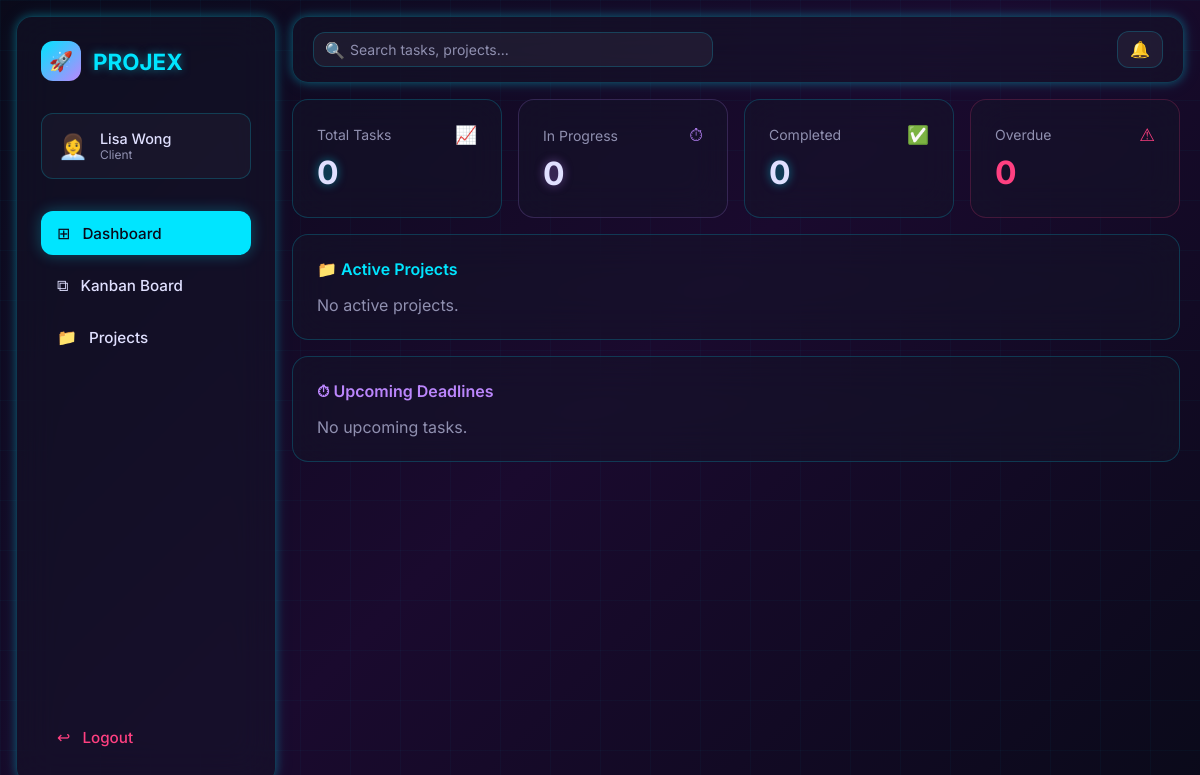
Screenshot of /index.php?page=dashboard (signed in) with the database file from the repository.
### tables this page shows
CREATE TABLE IF NOT EXISTS `users` (
  `id`         INT AUTO_INCREMENT PRIMARY KEY,
  `name`       VARCHAR(100) NOT NULL,
  `email`      VARCHAR(150) NOT NULL UNIQUE,
  `password`   VARCHAR(255) NOT NULL,
  `role`       ENUM('Admin','Project Manager','Developer','Designer','Client') NOT NULL DEFAULT 'Developer',
  `avatar`     VARCHAR(10)  DEFAULT '👤',
  `created_at` TIMESTAMP    DEFAULT CURRENT_TIMESTAMP
);

### data/data.php (called while the page is built, shortened)
<?php
require_once __DIR__ . '/../config/db.php';
function dbRow($sql, $types = '', ...$params) {
    global $conn;
    $stmt = mysqli_prepare($conn, $sql);
    if ($params) mysqli_stmt_bind_param($stmt, $types, ...$params);
    mysqli_stmt_execute($stmt);
    $result = mysqli_stmt_get_result($stmt);
    return mysqli_fetch_assoc($result);
}
function getUserById($id) {
    return dbRow('SELECT * FROM users WHERE id = ?', 'i', $id);
}

### partials/layout_start.php (the view, shortened to what this page needs)
<?php
$currentUser  = $_SESSION['user'];
$activePage   = $_GET['page'] ?? 'dashboard';
?>
<div class="app-layout">
    <aside class="sidebar glass-card neon-border">
        <div class="sidebar-logo">
            <div class="logo-badge">🚀</div>
            <span class="neon-text logo-text">PROJEX</span>
        </div>
        <div class="user-info">
            <div class="user-avatar"><?= $currentUser['avatar'] ?? '👤' ?></div>
            <div class="user-details">
                <div class="user-name"><?= htmlspecialchars($currentUser['name']) ?></div>
                <div class="user-role"><?= htmlspecialchars($currentUser['role']) ?></div>
            </div>
        </div>
        <nav class="sidebar-nav">
            <a href="index.php?page=dashboard" class="nav-item <?= $activePage==='dashboard'?'active':'' ?>"><span class="nav-icon">⊞</span> Dashboard</a>
            <a href="index.php?page=kanban"    class="nav-item <?= $activePage==='kanban'   ?'active':'' ?>"><span class="nav-icon">⧉</span> Kanban Board</a>
            <a href="index.php?page=projects"  class="nav-item <?= $activePage==='projects' ?'active':'' ?>"><span class="nav-icon">📁</span> Projects</a>
        </nav>
        <a href="index.php?page=logout" class="nav-item logout-btn"><span class="nav-icon">↩</span> Logout</a>
    </aside>
    <div class="main-content">
        <div class="topbar glass-card neon-border">
            <div class="topbar-left">
                <div class="search-wrap">
                    <span class="search-icon">🔍</span>
                    <input type="text" id="globalSearch" placeholder="Search tasks, projects..." class="search-input">
                </div>
            </div>
            <div class="topbar-right">
                <div class="notif-wrap">
                    <button class="icon-btn" onclick="toggleNotifs()" id="notifBtn">
                        🔔
                    </button>
                </div>
            </div>
        </div>
        <div class="page-content">

### css/style.css (style rules this page uses)
*, *::before, *::after { box-sizing: border-box; margin: 0; padding: 0; }
:root { --deep-space: #0a0a1a; --space-mid: #1a0a2e; --neon-cyan: #00e5ff; --amethyst: #bb86fc; --glass-bg: rgba(20, 20, 40, 0.5); --glass-border: rgba(0, 229, 255, 0.2); --text-primary: #e0e0ff; --text-muted: #9090b0; --red-neon: #ff4081; --green-neon: #00ff88; --radius: 1rem; }
html { font-size: 16px; }
body { font-family: 'Inter', sans-serif; background: linear-gradient(135deg, var(--deep-space) 0%, var(--space-mid) 50%, var(--deep-space) 100%); background-attachment: fixed; color: var(--text-primary); min-height: 100vh; position: relative; }
body::before { content: ''; position: fixed; inset: 0; background-image: linear-gradient(rgba(0,229,255,.03) 1px, transparent 1px), linear-gradient(90deg, rgba(0,229,255,.03) 1px, transparent 1px); background-size: 50px 50px; pointer-events: none; z-index: 0; }
* { position: relative; z-index: 1; }
a { text-decoration: none; color: inherit; }
.glass-card { background: var(--glass-bg); backdrop-filter: blur(20px); -webkit-backdrop-filter: blur(20px); border: 1px solid var(--glass-border); border-radius: var(--radius); }
.neon-border { box-shadow: 0 0 10px rgba(0,229,255,.3), 0 0 20px rgba(0,229,255,.1); }
.neon-text { text-shadow: 0 0 10px rgba(0,229,255,.5); }
.app-layout { display: flex; min-height: 100vh; }
.sidebar { width: 260px; flex-shrink: 0; margin: 1rem; padding: 1.5rem; display: flex; flex-direction: column; position: sticky; top: 1rem; height: calc(100vh - 2rem); }
.sidebar-logo { display: flex; align-items: center; gap: .75rem; margin-bottom: 2rem; }
.logo-badge { width: 40px; height: 40px; border-radius: .75rem; background: linear-gradient(135deg, #00e5ff, #bb86fc); display: flex; align-items: center; justify-content: center; font-size: 1.2rem; }
.logo-text { font-size: 1.4rem; font-weight: 700; color: var(--neon-cyan); }
.user-info { display: flex; align-items: center; gap: .75rem; padding: 1rem; border-radius: .75rem; background: rgba(255,255,255,.03); border: 1px solid rgba(0,229,255,.2); margin-bottom: 2rem; }
.user-avatar { font-size: 1.5rem; }
.user-name { color: var(--text-primary); font-size: .9rem; font-weight: 500; }
.user-role { color: var(--text-muted); font-size: .75rem; }
.sidebar-nav { flex: 1; display: flex; flex-direction: column; gap: .5rem; }
.nav-item { display: flex; align-items: center; gap: .75rem; padding: .75rem 1rem; border-radius: .75rem; color: var(--text-primary); font-size: .95rem; font-weight: 500; transition: all .2s; border: none; background: transparent; cursor: pointer; }
.nav-item.active { background: var(--neon-cyan); color: var(--deep-space); box-shadow: 0 0 15px rgba(0,229,255,.3); }
.nav-icon { font-size: 1rem; }
.logout-btn { color: var(--red-neon); margin-top: .5rem; }
.main-content { flex: 1; display: flex; flex-direction: column; padding: 1rem 1rem 1rem 0; overflow: hidden; }
.topbar { padding: .875rem 1.25rem; margin-bottom: 1rem; display: flex; align-items: center; justify-content: space-between; gap: 1rem; }
.topbar-left { flex: 1; display: flex; align-items: center; gap: .75rem; }
.topbar-right { display: flex; align-items: center; gap: .75rem; }
.search-wrap { position: relative; flex: 1; max-width: 400px; }
.search-icon { position: absolute; left: .75rem; top: 50%; transform: translateY(-50%); color: var(--text-muted); font-size: 1rem; pointer-events: none; }
.search-input { width: 100%; background: rgba(255,255,255,.05); border: 1px solid var(--glass-border); border-radius: .75rem; color: var(--text-primary); padding: .5rem .75rem .5rem 2.25rem; font-size: .875rem; font-family: inherit; outline: none; transition: border-color .2s; }
.search-input::placeholder { color: var(--text-muted); }
.icon-btn { background: rgba(255,255,255,.05); border: 1px solid var(--glass-border); border-radius: .75rem; color: var(--neon-cyan); padding: .5rem .75rem; cursor: pointer; font-size: 1rem; position: relative; transition: background .2s; }
.notif-wrap { position: relative; }
.page-content { flex: 1; overflow-y: auto; padding-right: .25rem; display: flex; flex-direction: column; gap: 1rem; }
.topbar { position: relative; z-index: 9999; }
.main-content { overflow: visible !important; }
.stats-grid, .section-card, .page-content { z-index: 1 !important; }

### rows the page displays
users: avatar "👩‍💼", name "Lisa Wong", role "Client"

### other values shown
$total "0"
$inProgress "0"
$completed "0"
$overdue "0"
